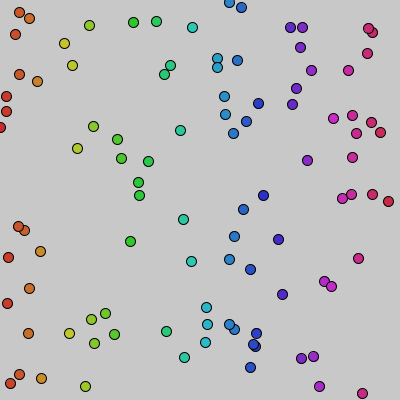
Frame 1 (no input)
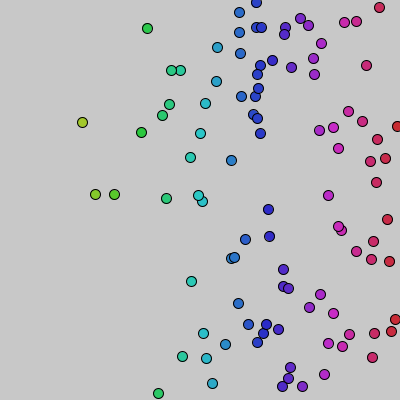
Frame 60 (the mouse pressed at the canvas centre just before this capture)
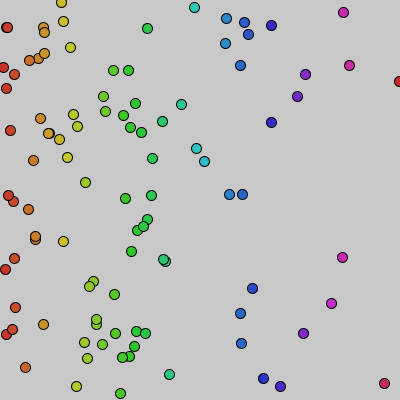
Frame 120 (the mouse held since frame 60 and released just before this capture)

The Processing sketch that drew these frames (run headless with seeded random() and noise(); from frame 60 on, the mouse is pressed at the canvas centre):

// Processing sketch: color_ball_object
// ── color_ball_object.pde

Ball[] balls = new Ball[400];

void setup() {
  size(400, 400);
  colorMode(HSB);
  for (int i = 0; i < 99; i++) {
    balls[i] = new Ball();
  }
}

void draw() {
  background(200);
  for (int i = 0; i < 99; i++) {
    balls[i].drawn();
    balls[i].move();
    balls[i].check();
  }
}

class Ball {

  float ballX;
  float ballY;
  float ballSpeed;

  Ball() {
    ballX = random(0, width);
    ballY = random(0, height);
    ballSpeed = random(3, 6);
  }

  void move() {
    ballX += ballSpeed;
  }

  void drawn() {
    color col;
    float c = map(ballX, 0, width, 0, 255);
    col = color(c, 200, 200);
    fill(col);
    ellipse(ballX, ballY, 10, 10);
  }

  void check() {
    if (ballX < 0 || ballX > width) {
      ballSpeed *= -1;
    }
  }
}
